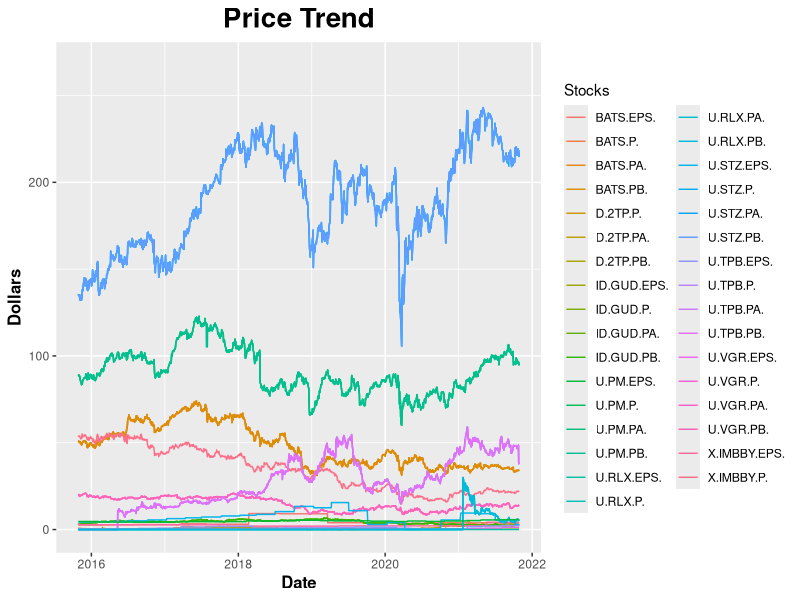

Generate this figure with R: (Note: this script raises an error after producing the figure.)
# List of required pacakges
required_pkgs <- c(
    "data.table", "ggplot2"
)

# Empty list to hold dependencies that are not isntalled
not_met_dependencies <- c()

# Check if required packages are installed
for (pkg in required_pkgs) {
    if (!(pkg %in% rownames(installed.packages()))) {
        not_met_dependencies <- c(not_met_dependencies, pkg)
    }
}

# Install missing packages
if (length(not_met_dependencies) != 0) {
    install.packages(not_met_dependencies)
}

# Load libraries
library("data.table")
library("ggplot2")

# Read the csv
data <- read.csv("./datasets/Pre_Processed/Tabac_cleaned_converted.csv", header = T)

# Convert it to a data frame
df <- as.data.frame(data)

# Grep price
price <- df[, grep("(P)", colnames(df))]

# Bind the data col with the price data
price <- cbind(df[, 1], price)

# Set the col name for the data
colnames(price)[1] <- "date"

# Format dates
price_date <- as.Date(gsub("/", "-", price$date, ), "%m-%d-%y")

# Remove the date column
price <- price[, -1]

# Colors to use
# line_colors <- rainbow(ncol(price))

# PDF settings
pdf("./datasets/Processed/tabac_price.pdf", width = 12, height = 8, compress = T)


# Create base chart
chart <- ggplot(price, aes(x = price_date)) +
    ggtitle("Price Trend") +
    theme(
        plot.title = element_text(size = 20, face = "bold", hjust = 0.5),
        axis.title = element_text(size = 12, face = "bold"),
    ) +
    xlab("Date") +
    ylab("Dollars") +
    ylim(0, max(price) * 1.1)



# Add the data of each stock to the based chart
for (i in seq_len(ncol(price))) {
    chart <- chart +
        geom_line(aes_(
            y = price[, i],
            group = colnames(price)[i],
            color = colnames(price)[i],
        ))
}

# Change legend box title
chart$labels$colour <- "Stocks"

# Print the chart
print(chart)
dev.off()


# Write to CSV
write.csv(price, "./datasets/Processed/tabac_price.csv", row.names = F)